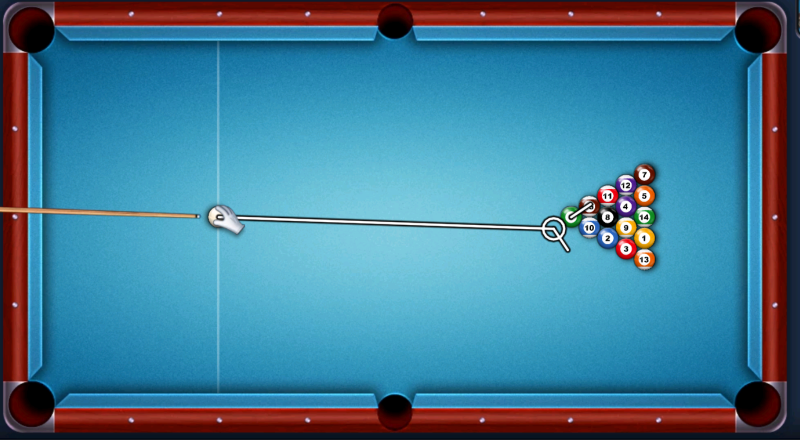
#> input picture test.png, 1600 x 880 px (shown at 1/2 size)
$ python process.py
#> lines starting #> are read from the running program, lines starting #| are printed output that depends on the picture; after the words box and inside, x2 and y2 are one past the last pixel; in counts of white or black regions, pixels touching at a corner belong together
import cv2
import numpy as np
from utils import line_equation


kernel = np.ones((3,3), np.uint8)

img = cv2.imread('test.png', cv2.IMREAD_COLOR)
#> img is the input picture: shape (880, 1600, 3); mean B, G, R 148.7, 122.7, 67.1


gray = cv2.cvtColor(img, cv2.COLOR_BGR2GRAY)
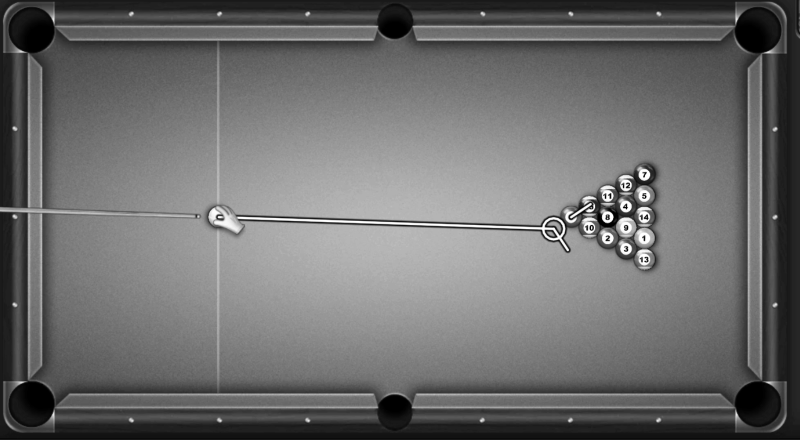
#> gray: shape (880, 1600) (shown at 1/2 size); min 0, max 255, mean 109
invert = cv2.bitwise_not(gray)
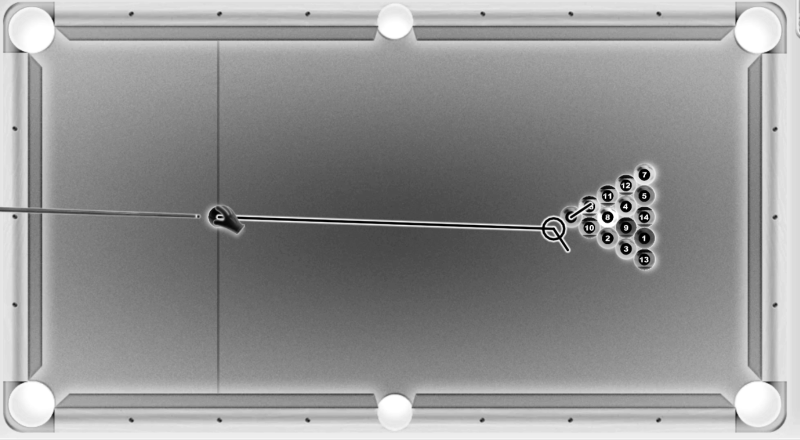
#> invert: shape (880, 1600) (shown at 1/2 size); min 0, max 255, mean 146
#gray = cv2.GaussianBlur(gray, (5, 5), 0)
(ret, thresh3) = cv2.threshold(gray, 254, 255, cv2.THRESH_BINARY)
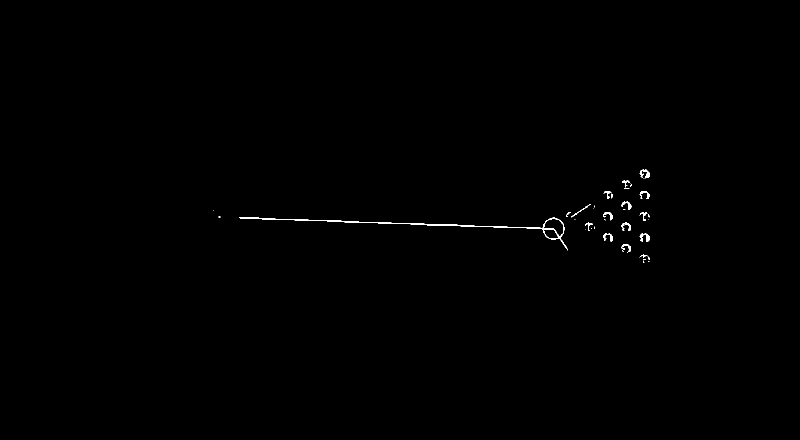
#> thresh3: shape (880, 1600) (shown at 1/2 size); 0.24% white; 40 white regions (22 under 20 px), largest, box (x1, y1, x2, y2) and area: (478, 434, 1136, 501) 1737, (1279, 467, 1299, 483) 169, (1279, 382, 1299, 398) 137

(ret, thresh4) = cv2.threshold(invert, 227, 255, cv2.THRESH_BINARY)
#> thresh4: shape (880, 1600); 5.8% white; 307 white regions (200 under 20 px), largest, box (x1, y1, x2, y2) and area: (0, 21, 1600, 880) 33179, (0, 0, 1572, 413) 7468, (1470, 15, 1562, 106) 6561
thresh4 = cv2.bitwise_not(thresh4)
kernel = np.ones((2, 2), 'uint8')

#thresh3 = cv2.dilate(thresh3, kernel, iterations=1)
#thresh4 = cv2.dilate(thresh4, kernel, iterations=1)

test = cv2.bitwise_xor(thresh3, thresh4)
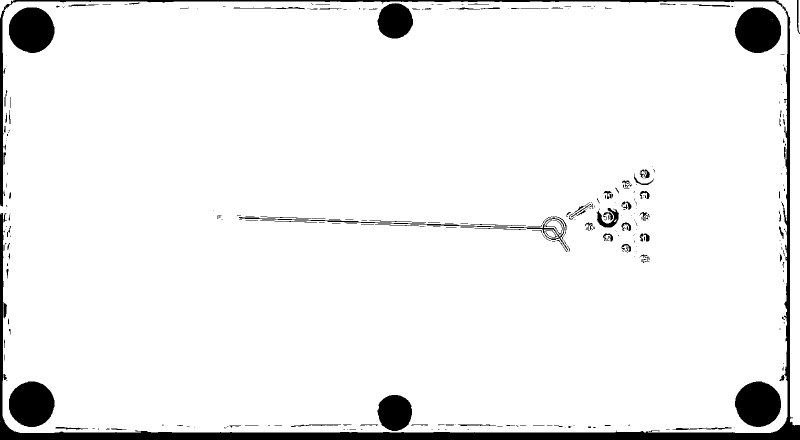
#> test: shape (880, 1600) (shown at 1/2 size); 93.9% white; 347 black regions (222 under 20 px), largest, box (x1, y1, x2, y2) and area: (0, 21, 1600, 880) 33179, (0, 0, 1572, 413) 7468, (1470, 15, 1562, 106) 6561

lines_gray = cv2.Canny(thresh4, threshold1=50, threshold2=150)
#> lines_gray: shape (880, 1600); 1.1% white in thin lines or dots
lines_thresh = cv2.Canny(thresh3, threshold1=10, threshold2=150)
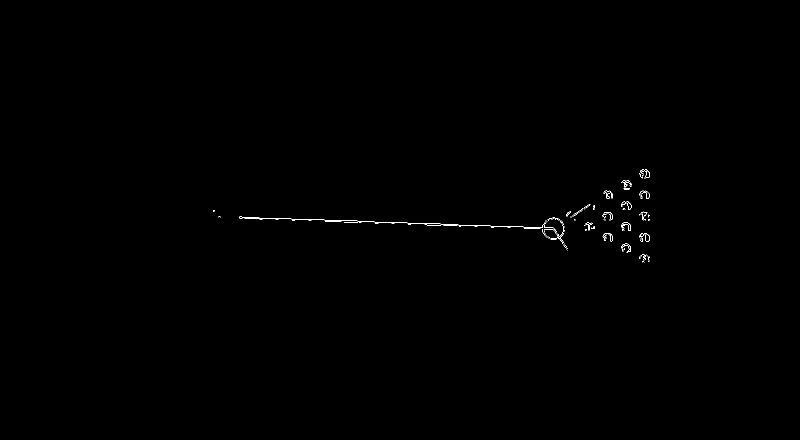
#> lines_thresh: shape (880, 1600) (shown at 1/2 size); 0.17% white in thin lines or dots, all inside (x1, y1, x2, y2) = (426, 338, 1300, 525)
#lines_thresh = cv2.dilate(lines_thresh,None)
#ret, gray = cv2.threshold(img,254,255,cv2.THRESH_BINARY)

hThresh = 31
hMinLine = 35
hMaxGap = 8

HoughLines = cv2.HoughLinesP(lines_thresh, 1, np.pi/180, threshold = hThresh, minLineLength = hMinLine, maxLineGap = hMaxGap)
#> HoughLines = [[1023, 453, 1106, 455], [479, 436, 524, 438], [560, 437, 702, 441], [815, 446, 880, 447], [849, 449, 921, 452], [1067, 457, 1110, 459], [650, 442, 699, 444], [917, 450, 980, 451], [1141, 433, 1179, 408], [1143, 434, 1178, 411]]

if HoughLines is not None:
    print(f"Line Count: {len(HoughLines)}")
#| Line Count: 10
    cv2.putText(img, f'Line Count: {len(HoughLines)}', (50,50), cv2.FONT_HERSHEY_SIMPLEX,
                   1, (255,255,255), 2, cv2.LINE_AA)
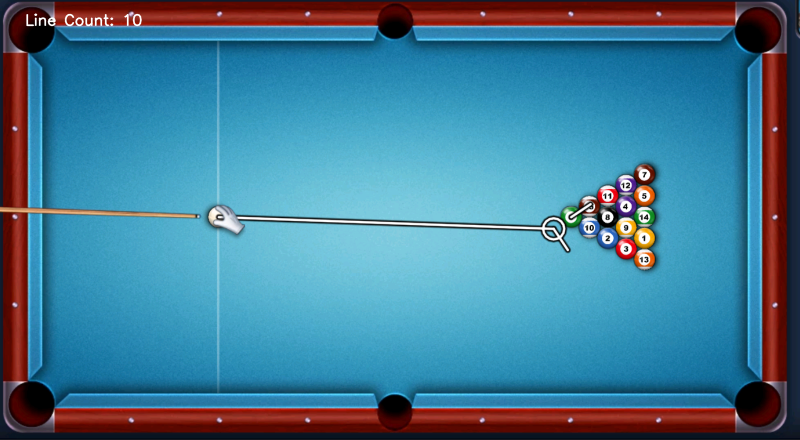
#> img: shape (880, 1600, 3) (shown at 1/2 size); 0.16% of pixels changed, all inside (x1, y1, x2, y2) = (52, 27, 284, 53)
    for line in HoughLines:
        coords = line[0]
        #far_left, far_right = line_equation(coords)
        cv2.line(img, (coords[0], coords[1]), (coords[2], coords[3]), [0,0,255], 3)
#> this loop made 10 passes
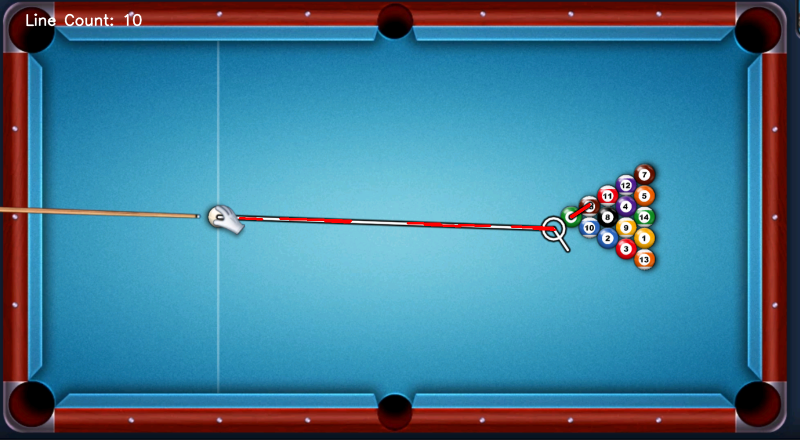
#> img: shape (880, 1600, 3) (shown at 1/2 size); 0.21% of pixels changed, all inside (x1, y1, x2, y2) = (477, 406, 1182, 462)
        #cv2.line(img, far_left, far_right, [0,10,175], 3)

cv2.imshow("ORG", img)
# cv2.imshow("thresh3", thresh3)
# cv2.imshow("thresh4", thresh4)
# cv2.imshow("invert", invert)
cv2.imshow("lines Thresh3", thresh3)
cv2.imshow("lines Thresh4", thresh4)
cv2.imshow("test", test)
cv2.waitKey(0)
